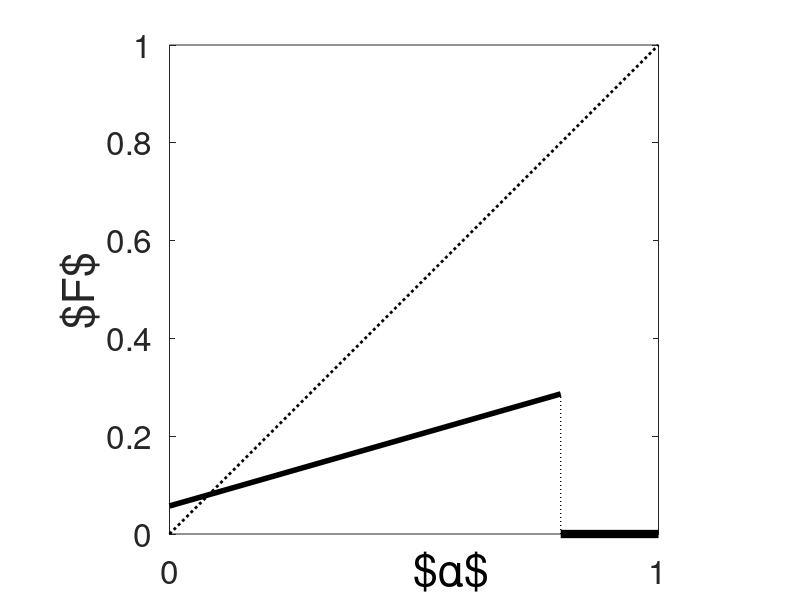

The MATLAB script that drew this image:
clear; clf;

T=25; tau=20; epsilon=0.2;

F=@(alpha) (alpha+epsilon)*exp(-T/tau);

subplot(111);
plot([0,1-epsilon],[F(0),F(1-epsilon)],'-k','Linewidth',4);
hold on;
plot([1-epsilon,1],[0,0],'-k','Linewidth',6);
plot([1-epsilon,1-epsilon],[0,F(1-epsilon)],':k','Linewidth',1);
axis([0,1,0,1]);
axis('square');
set(gca,'Fontsize',24);
text(0.5,-0.075,'$\alpha$','Fontsize',32);
ylabel('$F$','Fontsize',32);
set(gca,'Xtick',[0,1]);
plot([0,1],[0,1],':k','Linewidth',2);
hold off;
shg;
